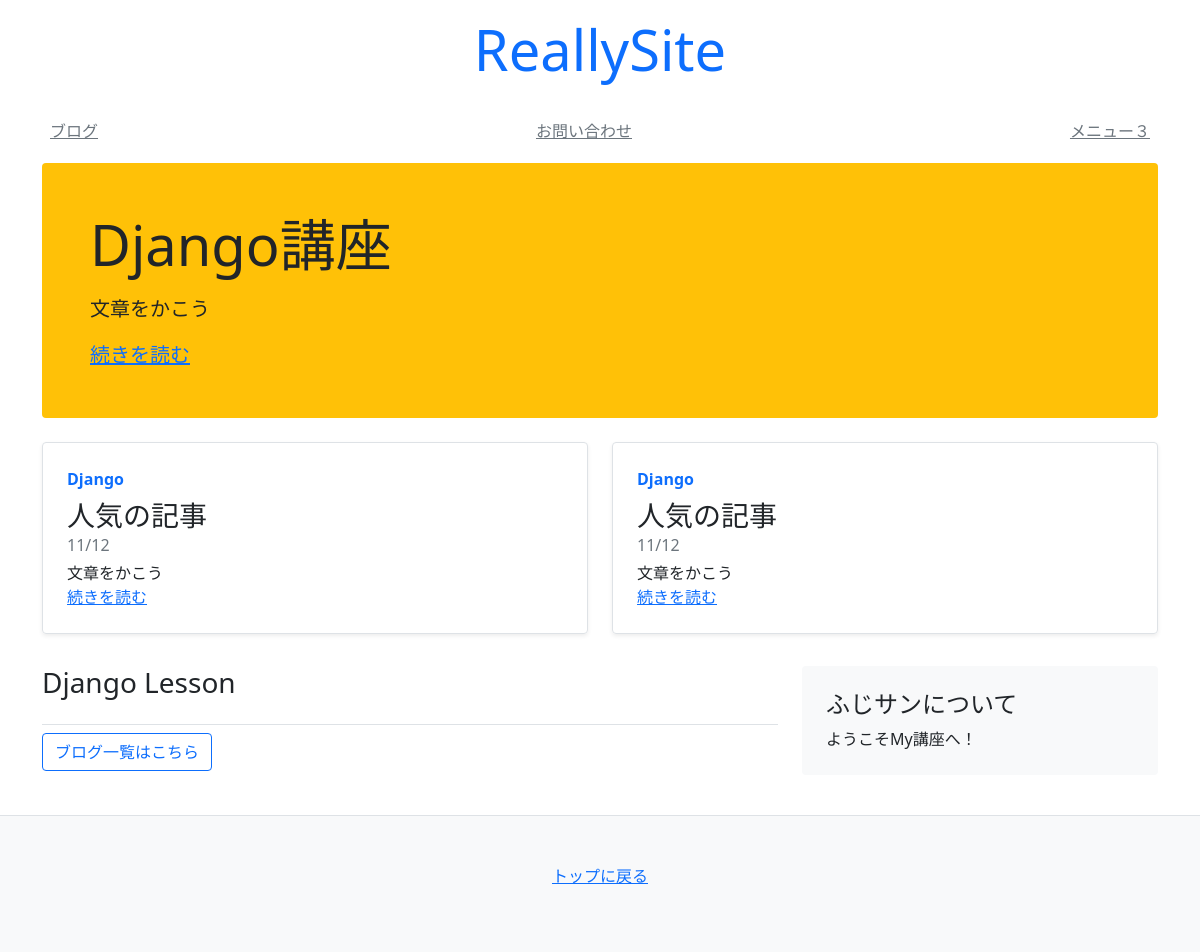
The app's page /, older data.
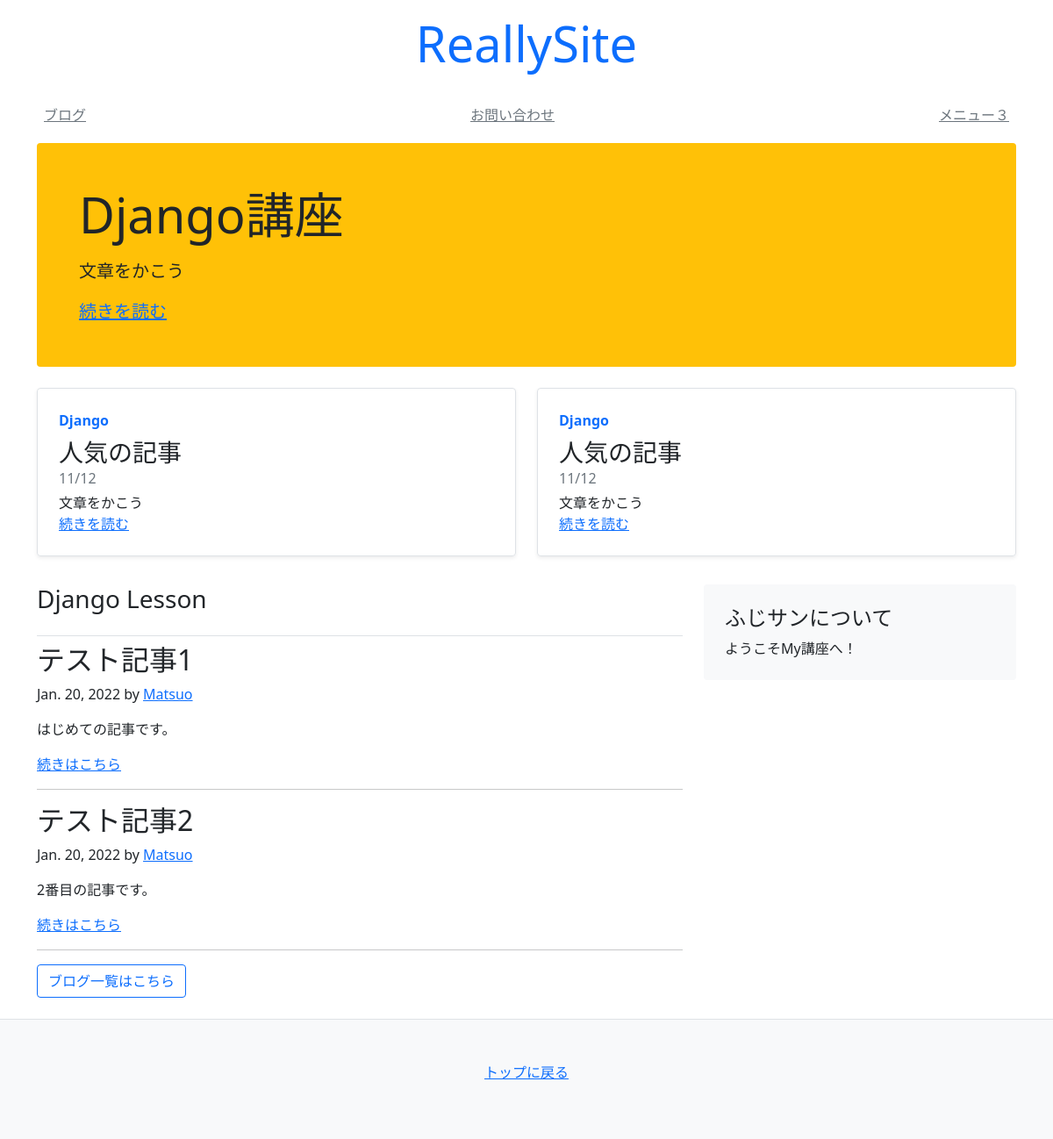
The same page, newer data.
### blog/models.py (models this page shows)
class Article(models.Model):
    title = models.CharField(default='', max_length=30)
    text = models.TextField(default='')
    author = models.CharField(default='', max_length=30)
    created_at = models.DateField(auto_now_add=True)
    updated_at = models.DateField(auto_now=True)

### mysite/views.py (the view)
# urls.py: path('', views.index),
def index(request):
    objs = Article.objects.all()[:3]  # 全ての記事を取得
    context = {
        'title': 'Really Site',
        'articles': objs,
    }
    return render(request, 'mysite/index.html', context)

### templates/mysite/index.html (shortened to what this page needs)
<!DOCTYPE html>
<html lang="en">
<head>
</head>
<body>
{% extends 'mysite/base.html' %}
{% block content %}
<div class="container">
    <div class="p-4 p-md-5 mb-4 rounded bg-warning">
        <div class="col-md-6 px-0">
            <h1 class="display-4 font-italic">Django講座</h1>
            <p class="lead my-3">文章をかこう</p>
            <p class="lead mb-0">
                <a href="#" class="font-weight-bold">続きを読む</a>
            </p>
        </div>
    </div>
    <div class="row mb-2">
        <div class="col-md-6">
            <div class="row g-0 border rounded overflow-hidden flex-md-row
            mb-4 shadow-sm h-md-250 position-relative">
                <div class="col p-4 d-flex flex-column position-static">
                    <strong class="d-inline-block mb-2 text-primary">Django</strong>
                    <h3 class="mb-0">人気の記事</h3>
                    <div class="mb-1 text-muted">11/12</div>
                    <p class="card-text mb-auto">文章をかこう</p>
                    <a href="#" class="stretched-link">続きを読む</a>
                </div>
            </div>
        </div>
        <div class="col-md-6">
            <div class="row g-0 border rounded overflow-hidden flex-md-row
            mb-4 shadow-sm h-md-250 position-relative">
                <div class="col p-4 d-flex flex-column position-static">
                    <strong class="d-inline-block mb-2 text-primary">Django</strong>
                    <h3 class="mb-0">人気の記事</h3>
                    <div class="mb-1 text-muted">11/12</div>
                    <p class="card-text mb-auto">文章をかこう</p>
                    <a href="#" class="stretched-link">続きを読む</a>
                </div>
            </div>
        </div>
    </div>
</div>
<main class="container">
    <div class="row">
        <div class="col-md-8">
            <h3 class="pb-4 font-italic border-bottom">
                Django Lesson
            </h3>
            {% for obj in articles %}
            <div class="blog-post">
                <h2 class="blog-post-title">{{ obj.title }}</h2>
                <p class="blog-post-meta">{{ obj.created_at }} by
                    <a href="#">{{ obj.author }}</a>
                <p> {{ obj.text }}</p>
                <a href="/blog/{{ obj.id }}" class="">続きはこちら</a>
            </div>
            <hr>
            {% endfor %}
            <nav class="blog-pagination">
                <a class="btn btn-outline-primary" href="/blog/">ブログ一覧はこちら</a>
            </nav>
        </div>
        {% include 'mysite/snippets/sidebar.html' %}
    </div>
</main>
{% endblock %}

Row changes from the older to the newer data that the page shows:
added Article: title "テスト記事1", created_at "Jan. 20, 2022", author "Matsuo", text "はじめての記事です。"
added Article: title "テスト記事2", created_at "Jan. 20, 2022", author "Matsuo", text "2番目の記事です。"
